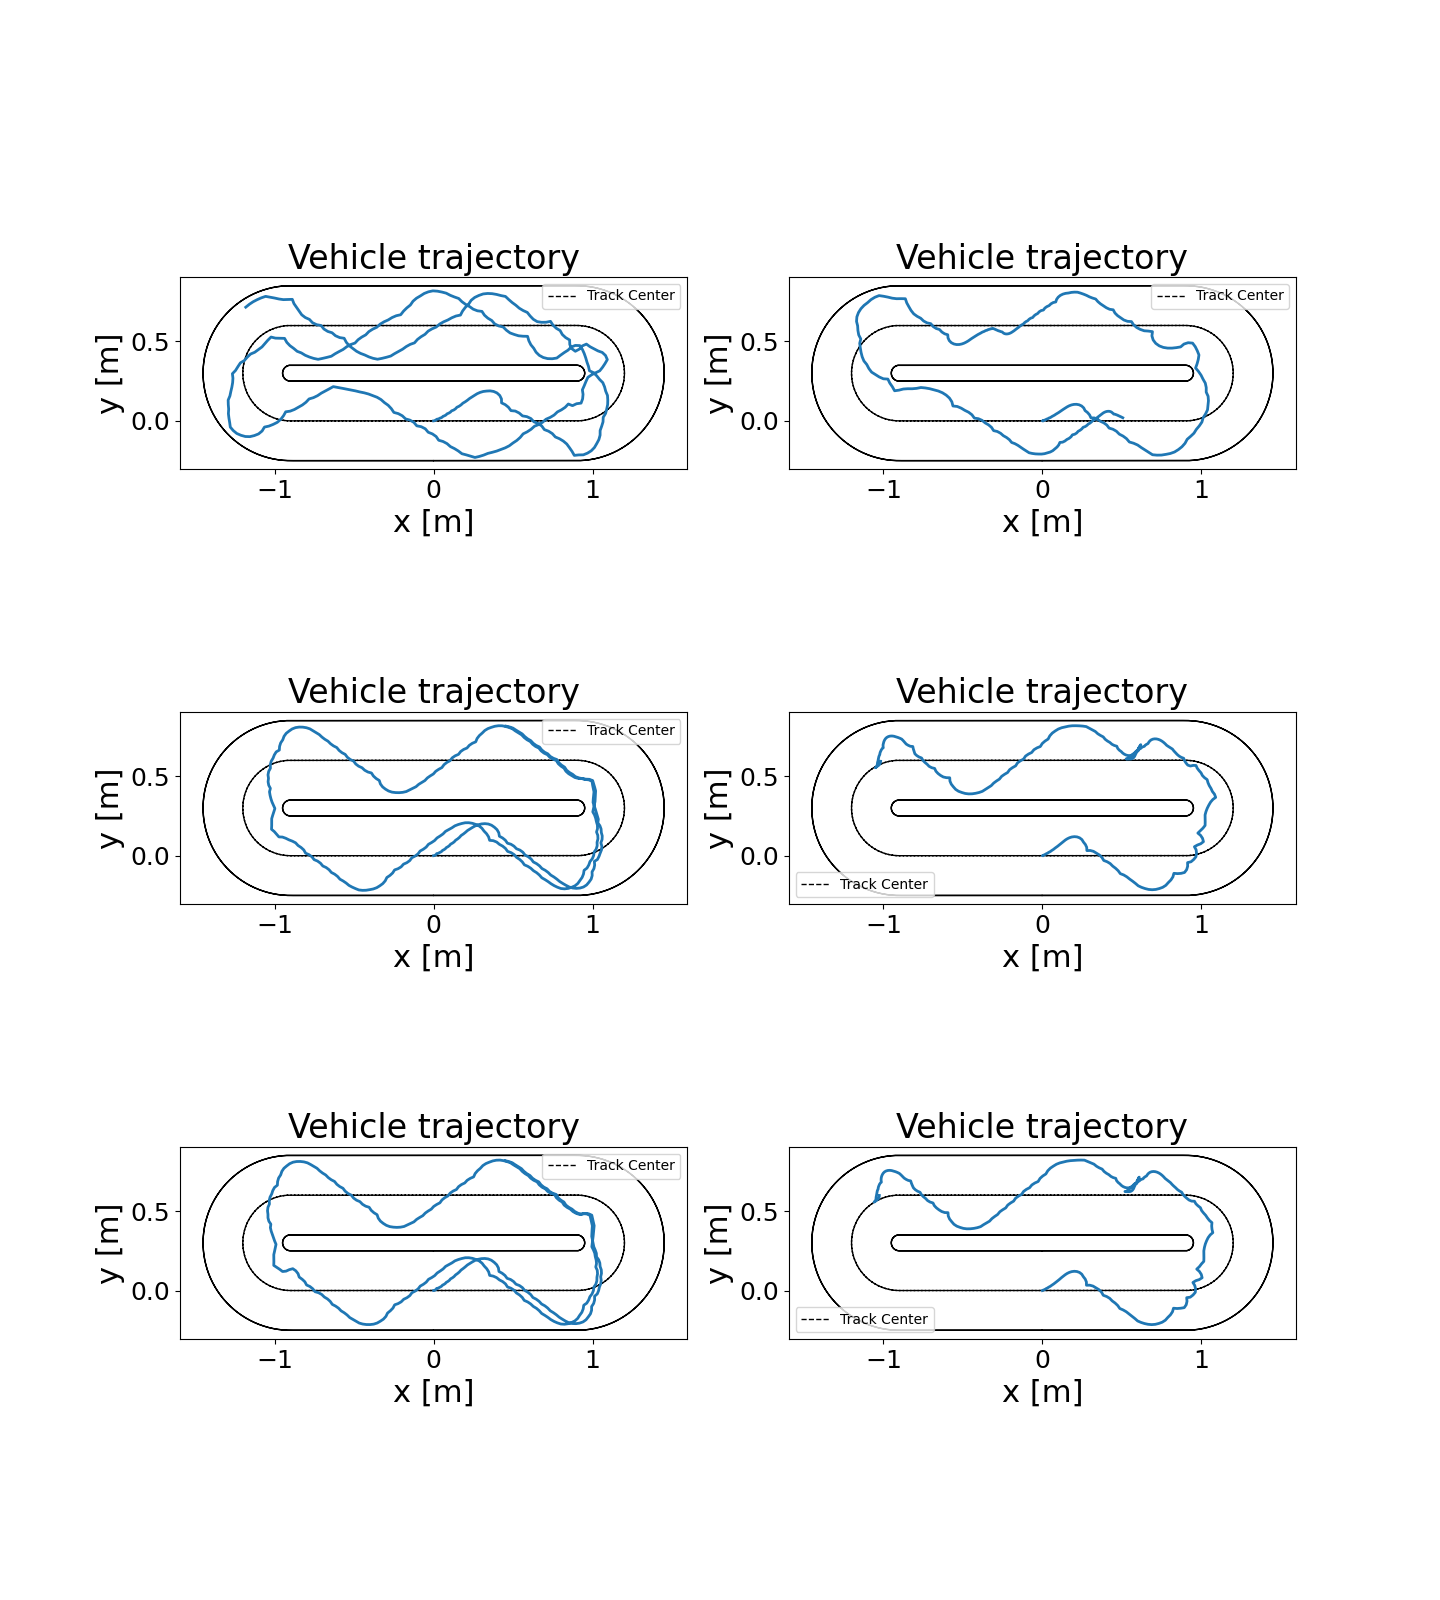

Reproduce this figure in Python.
from itertools import product
from typing import Dict, List, Any

import numpy as np
import matplotlib.pyplot as plt

from simulators.track_simulator import TrackSimulator
from simulators.simulation_settings import SafetyFilterTypes, TrackFilterTypes, SimulationInputRule


def main():
    save_fig = False

    simualte_type = 'TRACK_SIMULATE'

    Simulator = {
        # 'SINGLE_CURVATURE'  : SingleCurvatureSimulator,
        'TRACK_SIMULATE'    : TrackSimulator,
    }.get(simualte_type)

    simulator = Simulator()
    
    random_seeds = [0]
    track_filter_types = [TrackFilterTypes.SINGLE_SEGMENT_ADD_DATA, TrackFilterTypes.SINGLE_SEGMENT]
    filter_types = [
        SafetyFilterTypes.INDIRECT_FITTING_TERMINAL,
        SafetyFilterTypes.INDIRECT_FIX_MU,
        SafetyFilterTypes.INDIRECT_ZERO_V,
        SafetyFilterTypes.INDIRECT_STOP,
        SafetyFilterTypes.INDIRECT_FIX_MU_ADD_DATA,
        ]
    filter_params: Dict[SafetyFilterTypes, List[Dict[str, Any]]] = {
        SafetyFilterTypes.INDIRECT_ZERO_V: [{'L': 80}],
        SafetyFilterTypes.INDIRECT_STOP: [{'L': 80}],
        }
    simulation_input_rules = [SimulationInputRule.MAX_THROTTLE_SINE_STEER, SimulationInputRule.SINE_WAVE]
    dict_results = simulator.simulate_multi(random_seeds, track_filter_types, filter_types, filter_params, simulation_input_rules)
    
    # plot global trajectory and track
    n_rows, n_cols = len(filter_types), len(simulation_input_rules)
    fig, axs = plt.subplots(nrows=n_rows, ncols=n_cols, squeeze=False, figsize=(8*n_rows,8*n_cols))
    for i, j in product(range(n_rows), range(n_cols)):
        results = dict_results[(random_seeds[0], track_filter_types[1], filter_types[i], simulation_input_rules[j])][0]
        if results is not None:
            results.plot_vehicle_trajectory(ax=axs[i,j], gen=simulator.track_generator)
    plt.show(block=False)
    if save_fig:
        fig.savefig('track_simulation.png')
    # results = simulator.simulate_once(0)
    # fig, ax = plt.subplots()
    # results.plot_vehicle_trajectory(ax=ax, gen=simulator.track_generator)
    # plt.show(block=False)

    # choose one result to plot details
    results = dict_results[(random_seeds[0], track_filter_types[0], filter_types[-1], simulation_input_rules[0])][0]

    # plot given error dynamics trajectory
    plt.figure(figsize=(15,16))
    #velocity input
    ax = plt.subplot(221)
    results.plot_error_trajectory(0, ax, constraint=(-simulator.track_width/2, simulator.track_width/2))
    results.plot_predicted_error_slices(0, ax)
    ax = plt.subplot(222)
    results.plot_error_trajectory(1, ax, constraint=(simulator.mu_min*180/np.pi, simulator.mu_max*180/np.pi))
    results.plot_predicted_error_slices(1, ax)
    ax = plt.subplot(223)
    results.plot_error_trajectory(2, ax)
    results.plot_predicted_error_slices(2, ax)
    plt.show(block=False)

    # plot given and applied inputs
    plt.figure(figsize=(14,6))
    ax = plt.subplot(121)
    results.plot_input_applied(0, ax, constraint=(simulator.a_min, simulator.a_max))
    results.plot_input_obj(0, ax)
    ax = plt.subplot(122)
    results.plot_input_applied(1, ax, constraint=(-simulator.delta_max, simulator.delta_max))
    results.plot_input_obj(1, ax)
    plt.show(block=True)

    # ensure all figs are closed before return
    while plt.get_fignums():
        pass
    print('All figures closed')

if __name__ == "__main__":
    main()
